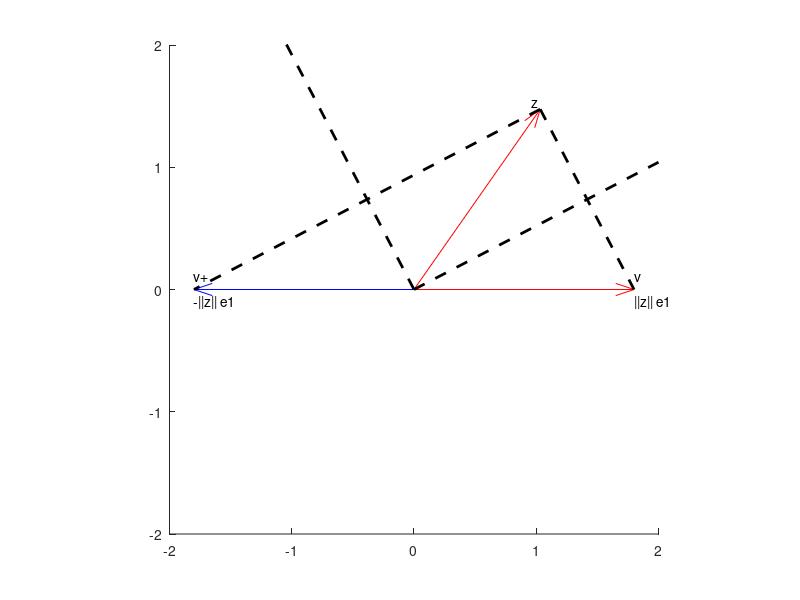

This figure's MATLAB source:
clc; close all; clear;

v = rand(2, 1);
v /= norm(v);
v *= 2;

figure(1);
axis([-2, 2, -2, 2], "square"); hold on;

quiver(0, 0, v(1), v(2), 'MaxHeadSize', 0.05, '-r'); hold on;
quiver(0, 0, norm(v), 0, 'MaxHeadSize', 0.05, '-r'); hold on;
plot(0.9 * [v(1), norm(v)], 0.9 * [v(2), 0], 'LineWidth', 2, 'LineStyle', '--', '-k'); hold on;
x = [0, 2];
y = tan(atan(v(2) / v(1)) / 2) * x;
plot(x, y, 'LineWidth', 2, 'LineStyle', '--', '-k'); hold on;
text(1.8, -0.1, '||z|| e1');
text(1.8, 0.1, 'v');
text(0.9 * (v(1) - 0.05 * v(2)), 0.9 * (v(2) + 0.05 * v(1)), 'z');

quiver(0, 0, -norm(v), 0, 'MaxHeadSize', 0.05, '-b'); hold on;
plot(0.9 * [v(1), -norm(v)], 0.9 * [v(2), 0], 'LineWidth', 2, 'LineStyle', '--', '-k'); hold on;

x = [-2, 0];
y = tan(pi/2 + 1/2 * atan(v(2) / v(1))) * x;
plot(x, y, 'LineWidth', 2, 'LineStyle', '--', '-k'); hold on;
text(-1.8, -0.1, '-||z|| e1');
text(-1.8, 0.1, 'v+');